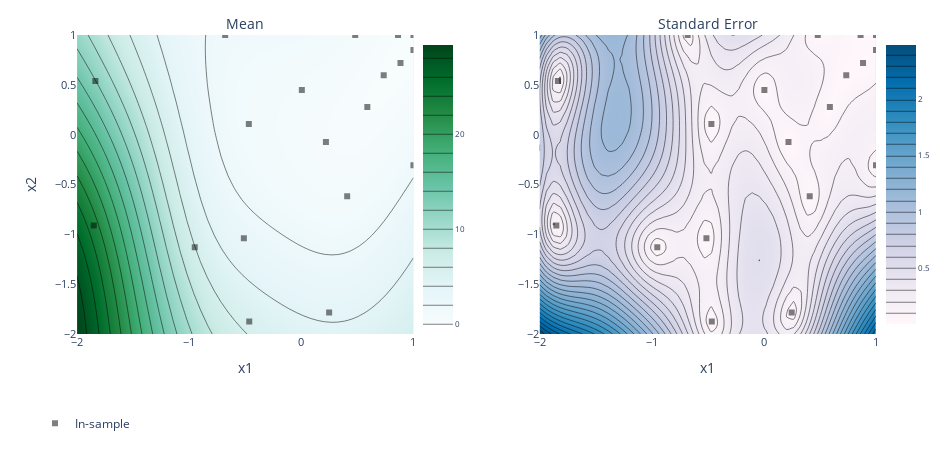

The notebook cell saved with this chart:
### Markdown cell above
# Visualizations

See:
- https://ax.dev/tutorials/visualizations.html

### Code cell
from ax.utils.notebook.plotting import render, init_notebook_plotting
from ax.plot.contour import plot_contour

render(plot_contour(model=model, param_x="x1", param_y="x2", metric_name='objective'))

### Figure 1 — Plotly figure (JSON) as saved in the notebook; plotly's stock layout.template omitted (floating-point values rounded to 4 significant figures; data arrays with more than 128 entries replaced by an {"elided": "..."} marker saying what was removed)
{"data": [{"autocolorscale": false, "autocontour": true, "colorbar": {"tickfont": {"size": 8}, "ticksuffix": "", "x": 0.45, "y": 0.5}, "colorscale": [[0, "rgb(247,252,253)"], [0.125, "rgb(229,245,249)"], [0.25, "rgb(204,236,230)"], [0.375, "rgb(153,216,201)"], [0.5, "rgb(102,194,164)"], [0.625, "rgb(65,174,118)"], [0.75, "rgb(35,139,69)"], [0.875, "rgb(0,109,44)"], [1, "rgb(0,68,27)"]], "contours": {"coloring": "heatmap"}, "hoverinfo": "x+y+z", "ncontours": 25, "type": "contour", "x": [-2, -1.939, -1.878, -1.816, -1.755, -1.694, -1.633, -1.571, -1.51, -1.449, -1.388, -1.327, -1.265, -1.204, -1.143, -1.082, -1.02, -0.9592, -0.898, -0.8367, -0.7755, -0.7143, -0.6531, -0.5918, -0.5306, -0.4694, -0.4082, -0.3469, -0.2857, -0.2245, -0.1633, -0.102, -0.04082, 0.02041, 0.08163, 0.1429, 0.2041, 0.2653, 0.3265, 0.3878, 0.449, 0.5102, 0.5714, 0.6327, 0.6939, 0.7551, 0.8163, 0.8776, 0.9388, 1], "xaxis": "x", "y": [-2, -1.939, -1.878, -1.816, -1.755, -1.694, -1.633, -1.571, -1.51, -1.449, -1.388, -1.327, -1.265, -1.204, -1.143, -1.082, -1.02, -0.9592, -0.898, -0.8367, -0.7755, -0.7143, -0.6531, -0.5918, -0.5306, -0.4694, -0.4082, -0.3469, -0.2857, -0.2245, -0.1633, -0.102, -0.04082, 0.02041, 0.08163, 0.1429, 0.2041, 0.2653, 0.3265, 0.3878, 0.449, 0.5102, 0.5714, 0.6327, 0.6939, 0.7551, 0.8163, 0.8776, 0.9388, 1], "yaxis": "y", "z": {"elided": "50x50 float values"}, "zauto": true, "zmax": 29.4, "zmin": -29.4}, {"autocolorscale": false, "autocontour": true, "colorbar": {"tickfont": {"size": 8}, "ticksuffix": "", "x": 1, "y": 0.5}, "colorscale": [[0, "rgb(255,247,251)"], [0.1429, "rgb(236,231,242)"], [0.2857, "rgb(208,209,230)"], [0.4286, "rgb(166,189,219)"], [0.5714, "rgb(116,169,207)"], [0.7143, "rgb(54,144,192)"], [0.8571, "rgb(5,112,176)"], [1, "rgb(3,78,123)"]], "contours": {"coloring": "heatmap"}, "hoverinfo": "x+y+z", "ncontours": 25, "type": "contour", "x": [-2, -1.939, -1.878, -1.816, -1.755, -1.694, -1.633, -1.571, -1.51, -1.449, -1.388, -1.327, -1.265, -1.204, -1.143, -1.082, -1.02, -0.9592, -0.898, -0.8367, -0.7755, -0.7143, -0.6531, -0.5918, -0.5306, -0.4694, -0.4082, -0.3469, -0.2857, -0.2245, -0.1633, -0.102, -0.04082, 0.02041, 0.08163, 0.1429, 0.2041, 0.2653, 0.3265, 0.3878, 0.449, 0.5102, 0.5714, 0.6327, 0.6939, 0.7551, 0.8163, 0.8776, 0.9388, 1], "xaxis": "x2", "y": [-2, -1.939, -1.878, -1.816, -1.755, -1.694, -1.633, -1.571, -1.51, -1.449, -1.388, -1.327, -1.265, -1.204, -1.143, -1.082, -1.02, -0.9592, -0.898, -0.8367, -0.7755, -0.7143, -0.6531, -0.5918, -0.5306, -0.4694, -0.4082, -0.3469, -0.2857, -0.2245, -0.1633, -0.102, -0.04082, 0.02041, 0.08163, 0.1429, 0.2041, 0.2653, 0.3265, 0.3878, 0.449, 0.5102, 0.5714, 0.6327, 0.6939, 0.7551, 0.8163, 0.8776, 0.9388, 1], "yaxis": "y2", "z": {"elided": "50x50 float values"}}, {"hoverinfo": "text", "legendgroup": "In-sample", "marker": {"color": "black", "opacity": 0.5, "symbol": 1}, "mode": "markers", "name": "In-sample", "text": ["0_0", "1_0", "2_0", "3_0", "4_0", "5_0", "6_0", "7_0", "8_0", "9_0", "10_0", "11_0", "12_0", "13_0", "14_0", "15_0", "16_0", "17_0", "18_0"], "type": "scatter", "x": [-1.851, 0.2482, -0.5123, -1.837, -0.9505, -0.4643, 0.4089, 0.004693, 0.8844, 1, 0.4806, -0.6793, 0.5886, 1, 0.2195, -0.468, 0.8626, 1, 0.7348], "xaxis": "x", "y": [-0.9111, -1.785, -1.039, 0.5377, -1.129, -1.875, -0.6185, 0.4482, 0.7191, -0.308, 1.0, 1, 0.2779, 1, -0.07454, 0.108, 1, 0.8494, 0.5952], "yaxis": "y"}, {"hoverinfo": "text", "legendgroup": "In-sample", "marker": {"color": "black", "opacity": 0.5, "symbol": 1}, "mode": "markers", "name": "In-sample", "showlegend": false, "text": ["0_0", "1_0", "2_0", "3_0", "4_0", "5_0", "6_0", "7_0", "8_0", "9_0", "10_0", "11_0", "12_0", "13_0", "14_0", "15_0", "16_0", "17_0", "18_0"], "type": "scatter", "x": [-1.851, 0.2482, -0.5123, -1.837, -0.9505, -0.4643, 0.4089, 0.004693, 0.8844, 1, 0.4806, -0.6793, 0.5886, 1, 0.2195, -0.468, 0.8626, 1, 0.7348], "xaxis": "x2", "y": [-0.9111, -1.785, -1.039, 0.5377, -1.129, -1.875, -0.6185, 0.4482, 0.7191, -0.308, 1.0, 1, 0.2779, 1, -0.07454, 0.108, 1, 0.8494, 0.5952], "yaxis": "y2"}], "layout": {"annotations": [{"font": {"size": 14}, "showarrow": false, "text": "Mean", "x": 0.25, "xanchor": "center", "xref": "paper", "y": 1, "yanchor": "bottom", "yref": "paper"}, {"font": {"size": 14}, "showarrow": false, "text": "Standard Error", "x": 0.8, "xanchor": "center", "xref": "paper", "y": 1, "yanchor": "bottom", "yref": "paper"}], "autosize": false, "height": 450, "hovermode": "closest", "legend": {"orientation": "h", "x": 0, "y": -0.25}, "margin": {"b": 100, "l": 35, "pad": 0, "r": 35, "t": 35}, "width": 950, "xaxis": {"anchor": "y", "autorange": false, "domain": [0.05, 0.45], "exponentformat": "e", "range": [-2, 1], "tickfont": {"size": 11}, "tickmode": "auto", "title": {"text": "x1"}, "type": "linear"}, "xaxis2": {"anchor": "y2", "autorange": false, "domain": [0.6, 1], "exponentformat": "e", "range": [-2, 1], "tickfont": {"size": 11}, "tickmode": "auto", "title": {"text": "x1"}, "type": "linear"}, "yaxis": {"anchor": "x", "autorange": false, "domain": [0, 1], "exponentformat": "e", "range": [-2, 1], "tickfont": {"size": 11}, "tickmode": "auto", "title": {"text": "x2"}, "type": "linear"}, "yaxis2": {"anchor": "x2", "autorange": false, "domain": [0, 1], "exponentformat": "e", "range": [-2, 1], "tickfont": {"size": 11}, "tickmode": "auto", "type": "linear"}}}
